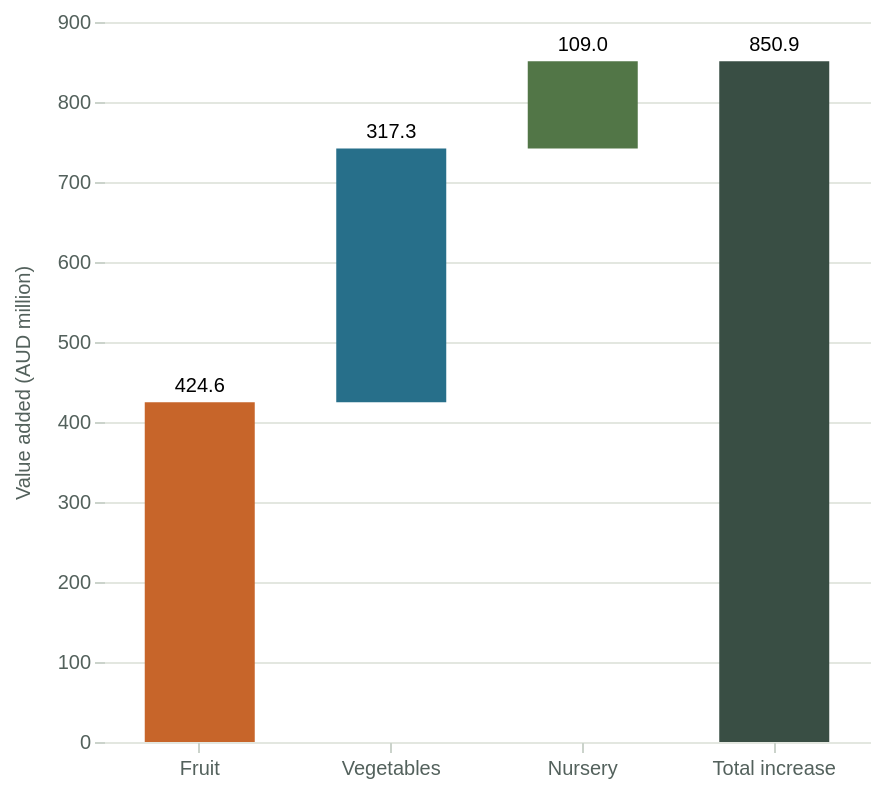

Specify this chart in Vega-Lite:
### Vega-Lite specification from a JSON file in a GitHub repository (floating-point values rounded to 4 significant figures)
{"$schema": "https://vega.github.io/schema/vega-lite/v5.json", "width": 440, "height": 360, "config": {"background": "transparent", "font": "Source Sans 3", "view": {"stroke": null}, "axis": {"labelFontSize": 11, "titleFontSize": 11, "titlePadding": 12, "labelColor": "#53615c", "titleColor": "#53615c", "gridColor": "#e3e7e0", "domain": false, "tickColor": "#cbd3cb"}, "legend": {"labelFontSize": 11, "title": null, "orient": "bottom", "symbolType": "circle"}}, "data": {"values": [{"sector": "Fruit", "label": "Fruit", "start": 0, "end": 424.6, "change": 424.6}, {"sector": "Vegetables", "label": "Vegetables", "start": 424.6, "end": 741.9, "change": 317.3}, {"sector": "Nursery", "label": "Nursery", "start": 741.9, "end": 850.9, "change": 109.0}, {"sector": "Total", "label": "Total increase", "start": 0, "end": 850.9, "change": 850.9}]}, "layer": [{"mark": {"type": "bar", "size": 55}, "encoding": {"x": {"field": "label", "type": "ordinal", "title": null, "sort": ["Fruit", "Vegetables", "Nursery", "Total increase"], "axis": {"labelAngle": 0}}, "y": {"field": "end", "type": "quantitative", "title": "Value added (AUD million)", "axis": {"title": "Value added (AUD million)"}}, "y2": {"field": "start"}, "color": {"field": "sector", "type": "nominal", "title": null, "scale": {"domain": ["Fruit", "Vegetables", "Nursery", "Total"], "range": ["#c7652a", "#276f8a", "#527647", "#394e44"]}, "legend": null}, "tooltip": [{"field": "label", "type": "nominal", "title": "Sector"}, {"field": "change", "type": "quantitative", "title": "Contribution (AUD million)", "format": ",.1f"}]}}, {"mark": {"type": "text", "dy": -9, "fontSize": 12}, "encoding": {"x": {"field": "label", "type": "ordinal", "title": null, "sort": ["Fruit", "Vegetables", "Nursery", "Total increase"]}, "y": {"field": "end", "type": "quantitative", "title": "Value added (AUD million)", "axis": {"title": "Value added (AUD million)"}}, "text": {"field": "change", "type": "quantitative", "title": null, "format": ",.1f"}}}], "autosize": {"type": "fit-x", "contains": "padding", "resize": true}}
